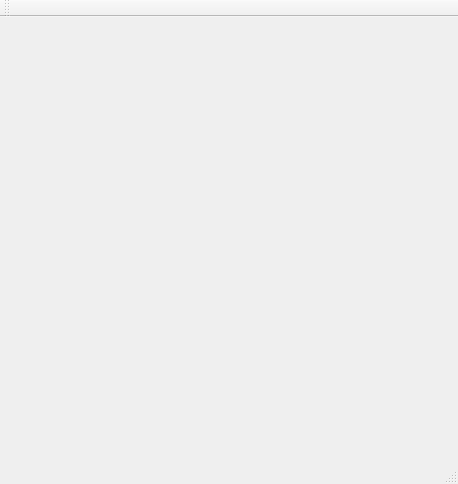
<?xml version="1.0" encoding="UTF-8"?>
<ui version="4.0">
 <class>KeyboardMappingDialog</class>
 <widget class="QMainWindow" name="KeyboardMappingDialog">
  <property name="geometry">
   <rect>
    <x>0</x>
    <y>0</y>
    <width>458</width>
    <height>484</height>
   </rect>
  </property>
  <property name="windowTitle">
   <string>KeyboardMappingDialog</string>
  </property>
  <widget class="QWidget" name="centralWidget">
   <widget class="QWidget" name="">
    <property name="geometry">
     <rect>
      <x>20</x>
      <y>90</y>
      <width>406</width>
      <height>22</height>
     </rect>
    </property>
    <layout class="QHBoxLayout" name="horizontalLayout_2">
     <item>
      <widget class="QLabel" name="label_3">
       <property name="text">
        <string>折叠当前层</string>
       </property>
      </widget>
     </item>
     <item>
      <widget class="QLineEdit" name="collapseCurrentLayerEdit">
       <property name="readOnly">
        <bool>true</bool>
       </property>
      </widget>
     </item>
     <item>
      <widget class="QLabel" name="label_4">
       <property name="text">
        <string>伸展当前层</string>
       </property>
      </widget>
     </item>
     <item>
      <widget class="QLineEdit" name="expandCurrentLayerEdit">
       <property name="readOnly">
        <bool>true</bool>
       </property>
      </widget>
     </item>
    </layout>
   </widget>
   <widget class="QWidget" name="">
    <property name="geometry">
     <rect>
      <x>22</x>
      <y>32</y>
      <width>406</width>
      <height>22</height>
     </rect>
    </property>
    <layout class="QHBoxLayout" name="horizontalLayout">
     <item>
      <widget class="QLabel" name="label">
       <property name="text">
        <string>精灵翻转X </string>
       </property>
      </widget>
     </item>
     <item>
      <widget class="QLineEdit" name="spriteFlipXEdit">
       <property name="enabled">
        <bool>true</bool>
       </property>
       <property name="inputMethodHints">
        <set>Qt::ImhNone</set>
       </property>
       <property name="readOnly">
        <bool>true</bool>
       </property>
      </widget>
     </item>
     <item>
      <widget class="QLabel" name="label_2">
       <property name="text">
        <string>精灵翻转Y </string>
       </property>
      </widget>
     </item>
     <item>
      <widget class="QLineEdit" name="spriteFlipYEdit">
       <property name="enabled">
        <bool>true</bool>
       </property>
       <property name="readOnly">
        <bool>true</bool>
       </property>
      </widget>
     </item>
    </layout>
   </widget>
  </widget>
  <widget class="QMenuBar" name="menuBar">
   <property name="geometry">
    <rect>
     <x>0</x>
     <y>0</y>
     <width>458</width>
     <height>23</height>
    </rect>
   </property>
  </widget>
  <widget class="QToolBar" name="mainToolBar">
   <attribute name="toolBarArea">
    <enum>TopToolBarArea</enum>
   </attribute>
   <attribute name="toolBarBreak">
    <bool>false</bool>
   </attribute>
  </widget>
  <widget class="QStatusBar" name="statusBar"/>
 </widget>
 <layoutdefault spacing="6" margin="11"/>
 <resources/>
 <connections/>
</ui>
